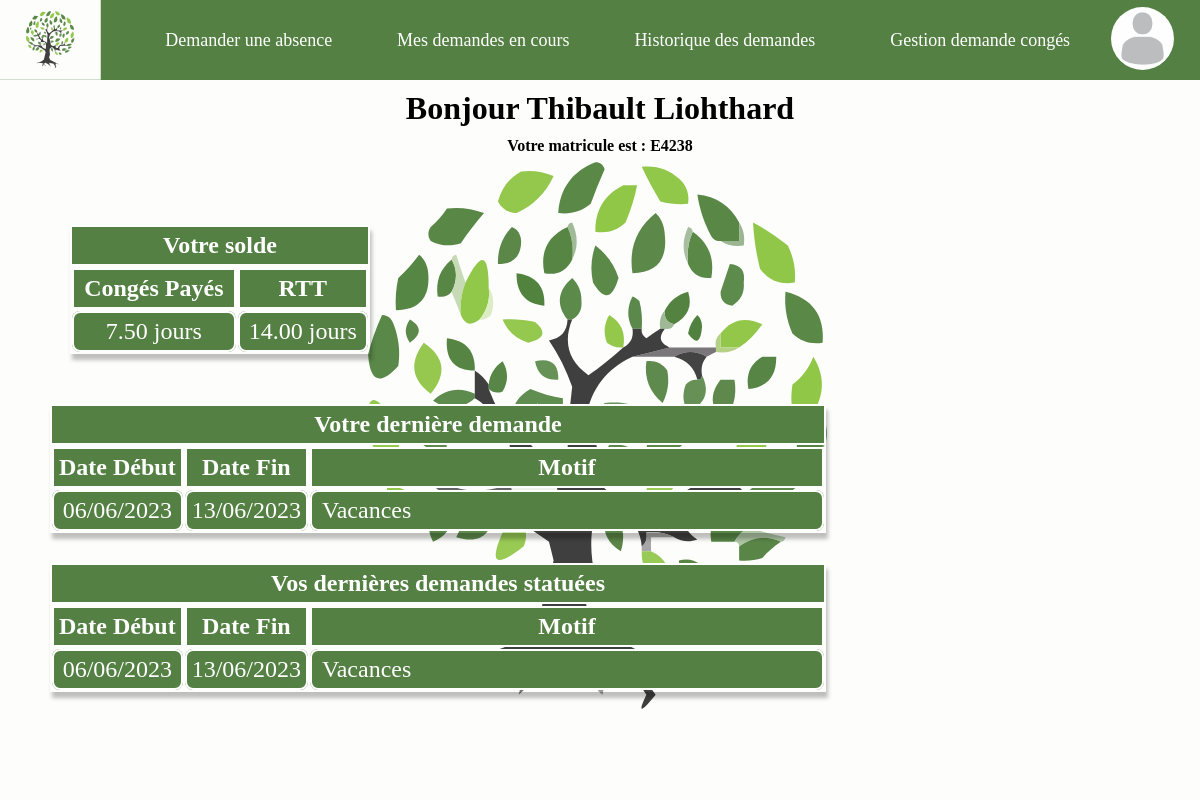
The page /pages/accueil.php (signed in) on the database its author committed.
### tables this page shows
CREATE TABLE `CONGE` (
  `MATRICULE` varchar(5) NOT NULL,
  `ID_TYPE_CONGE` int(11) NOT NULL,
  `CONGE_RESTANT` decimal(10,2) DEFAULT NULL,
  `CONGE_ACQUIS` decimal(10,2) DEFAULT NULL,
  `ANNEE` year(4) DEFAULT NULL
);

CREATE TABLE `DEMANDE_CONGE` (
  `ID_DEMANDE_CONGE` int(5) NOT NULL,
  `MATRICULE` varchar(5) NOT NULL,
  `DATE_DEMANDE` date NOT NULL,
  `DATE_DEBUT` date NOT NULL,
  `DATE_FIN` date NOT NULL,
  `MOTIF_DEMANDE` varchar(255) NOT NULL,
  `MOTIF_DECISION` varchar(255) DEFAULT NULL,
  `STATUT_DEMANDE_CONGE` int(2) NOT NULL,
  `TYPE_CONGE_DEMANDE` int(2) NOT NULL,
  `VALIDATEUR` varchar(5) DEFAULT NULL
);

### models/req_solde.php (the view)
<?php
include 'connexion_serveur.php';
$matricule = $_SESSION['matricule'];
$sql = "SELECT * FROM CONGE WHERE MATRICULE = :matricule";
$query = $db->prepare($sql);
$query->bindValue(':matricule', $matricule, PDO::PARAM_STR);
$query->execute();
$result = $query->fetchAll();
echo '<h2>Votre solde</h2>';
echo '<table class="tab_accueil">';
echo '<tr>';
echo '<th class="tab_accueil_nom">Congés Payés</th>';
echo '<th class="tab_accueil_nom">RTT</th>';
echo '</tr>';
echo '<tr>';
echo '<td class="tab_accueil_values">' . $result[0]['CONGE_RESTANT'] . ' jours</td>';
echo '<td class="tab_accueil_values">' . $result[1]['CONGE_RESTANT'] . ' jours</td>';
echo '</tr>';
echo '</table>';

### models/req_dernier_conge.php (shortened to what this page needs)
<?php
include 'connexion_serveur.php';
$sql = "SELECT * FROM DEMANDE_CONGE WHERE MATRICULE = :matricule ORDER BY ID_DEMANDE_CONGE DESC LIMIT 1";
$query = $db->prepare($sql);
$query->bindValue(':matricule', $_SESSION['matricule'], PDO::PARAM_STR);
$query->execute();
$demande = $query->fetch();
if ($demande == false) {
   echo '<h2>Vous n\'avez pas encore fait de demande de congé</h2>';
} else {
   $demande['DATE_DEBUT'] = date("d/m/Y", strtotime($demande['DATE_DEBUT']));
   $demande['DATE_FIN'] = date("d/m/Y", strtotime($demande['DATE_FIN']));
   echo '<h2>Votre dernière demande</h2>';
   echo '<table class="tab_accueil">';
   echo '<tr>';
   echo '<th class="tab_accueil_nom">Date Début</th>';
   echo '<th class="tab_accueil_nom">Date Fin</th>';
   echo '<th class="tab_accueil_nom ">Motif</th>';
   echo '</tr>';
   echo '<tr>';
   echo '<td class="tab_accueil_values">' . $demande['DATE_DEBUT'] . '</td>';
   echo '<td class="tab_accueil_values">' . $demande['DATE_FIN'] . '</td>';
   echo '<td class="tab_accueil_values tab_motif">' . $demande['MOTIF_DEMANDE'] . '</td>';
   echo '</tr>';
   echo '</table>';
}

### models/req_histo_accueil.php (shortened to what this page needs)
<?php
include 'connexion_serveur.php';
$sql = "SELECT * FROM DEMANDE_CONGE WHERE MATRICULE = :matricule AND STATUT_DEMANDE_CONGE != 1 ORDER BY ID_DEMANDE_CONGE DESC LIMIT 3";
$query = $db->prepare($sql);
$query->bindValue(':matricule', $_SESSION['matricule'], PDO::PARAM_STR);
$query->execute();
$histo = $query->fetchAll();
if ($histo == false) {
    echo '<h2>Vous n\'avez pas encore fait de demande de congé</h2>';
} else {
    foreach ($histo as $key => $value) {
        $histo[$key]['DATE_DEBUT'] = date("d/m/Y", strtotime($value['DATE_DEBUT']));
        $histo[$key]['DATE_FIN'] = date("d/m/Y", strtotime($value['DATE_FIN']));
    }
    echo '<h2>Vos dernières demandes statuées</h2>';
    echo '<table class="tab_accueil">';
    echo '<tr>';
    echo '<th class="tab_accueil_nom">Date Début</th>';
    echo '<th class="tab_accueil_nom">Date Fin</th>';
    echo '<th class="tab_accueil_nom">Motif</th>';
    echo '</tr>';
    foreach ($histo as $key => $value) {
        echo '<tr>';
        echo '<td class="tab_accueil_values">' . $value['DATE_DEBUT'] . '</td>';
        echo '<td class="tab_accueil_values">' . $value['DATE_FIN'] . '</td>';
        echo '<td class="tab_accueil_values tab_motif">' . $value['MOTIF_DEMANDE'] . '</td>';
        echo '</tr>';
    }
    echo '</table>';
}

### publics/css/style.css (style rules this page uses)
body { margin: 0; padding: 0; background-color: rgb(253, 253, 252); height: 90vh; }
tbody>tr, tbody>tr>td, .tab_nom { border-radius: 8px; padding: 10px; background-color: #548043; color: white; padding: 8px; font-size: x-large; }
.tab_histo_decision, .tab_motif { width: 500px; padding: 10px; }
.tab_accueil_nom, .tab_accueil_values { text-align: center; font-size: x-large; margin: 0; padding: 0; background-color: #548043; border: white solid 2px; color: white; padding: 5px; }
.tab_accueil { width: 100%; }
.soldes>h2, .derniers_conges_demandes>h2, .historique>h2 { background-color: #548043; color: white; padding: 5px; margin: 0; text-align: center; border: solid 2px white; }
.tab_motif { text-align: left; padding: 0 0 0 10px; width: 500px; }

### rows shown on the page
conge: CONGE_RESTANT "7.50"
conge: CONGE_RESTANT "14.00"
demande_conge: MOTIF_DEMANDE "Vacances", DATE_DEBUT "06/06/2023", DATE_FIN "13/06/2023"

### other values the page prints
$_SESSION['prenom'] "Thibault"
$_SESSION['nom'] "Liohthard"
$_SESSION['matricule'] "E4238"
$demande['DATE_DEBUT'] "06/06/2023"
$demande['DATE_FIN'] "13/06/2023"
